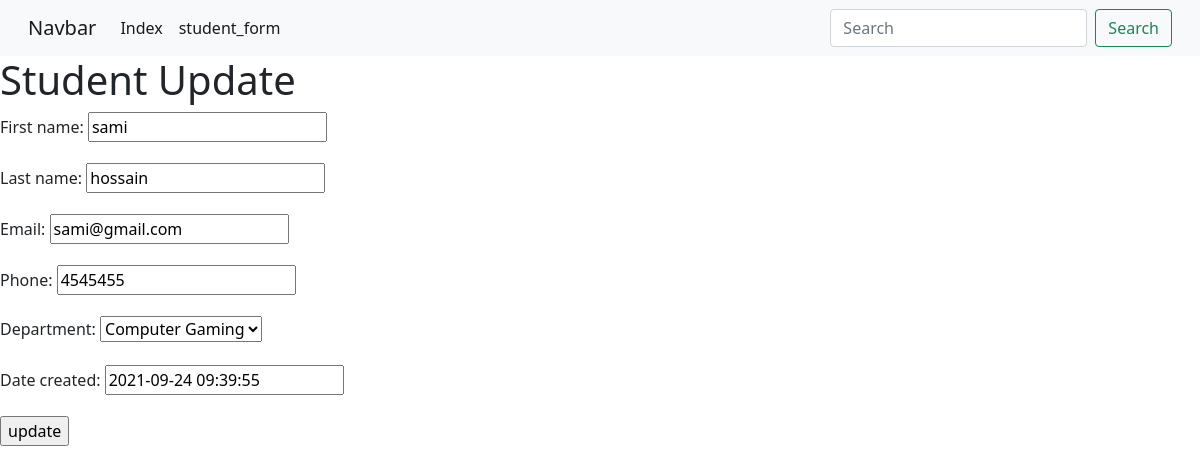
The app's page /student_update/1 with its own data.
### first_app/models.py (models this page shows)
class Student(models.Model):
    first_name= models.CharField(max_length=50, blank=True, null=True)
    Last_name= models.CharField(max_length=50, blank=True, null=True)
    email = models.EmailField()
    phone =models.IntegerField( blank =True,null =True)
    DEPARTMENTS =(
        ('Music production', 'Music Production'),
        ('Software', 'Softwarte'),
        ('Computer Gaming', 'Computer Gaming'),
    )
    department = models.CharField(max_length=100,blank=True, null=True, choices= DEPARTMENTS)
    date_created =models.DateTimeField( auto_now_add=False)

### first_app/views.py (the view)
# urls.py: path('student_update/<int:student_id>', views.student_update, name ='student_update'),
def student_update(request,student_id):
    student_info =Student.objects.get(pk = student_id)
    form = forms.studentForm(instance =student_info)
    if request.method == "POST":
        form =forms.studentForm(request.POST, instance=student_info)
        if form.is_valid():
            form.save(commit = True)
            return index(request)
    diction = {'student_form':form}
    return render(request,'first_app/student_update.html',context = diction)

### first_app/forms.py
class studentForm(forms.ModelForm):
    class Meta:
        model =models.Student
        fields = "__all__"

### templates/first_app/student_update.html (shortened to what this page needs)
{% extends 'first_app/base.html' %}
{% block body_block  %}
<h1>Student Update</h1>
<form action ="" method ="POST">
    {{ student_form.as_p}}
    <input type ="submit" value ="update">
</form>
{% endblock  %}

### records on screen
Student: first_name "sami", Last_name "hossain", email "sami@gmail.com", phone "4545455", department "Computer Gaming", date_created "2021-09-24 09:39:55"
